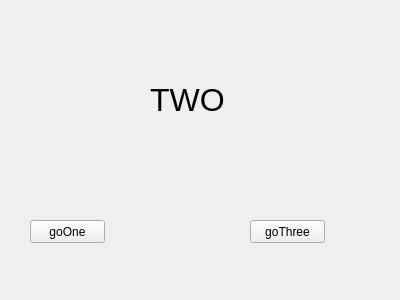
<?xml version="1.0" encoding="UTF-8"?>
<ui version="4.0">
 <class>TwoForm</class>
 <widget class="QWidget" name="TwoForm">
  <property name="geometry">
   <rect>
    <x>0</x>
    <y>0</y>
    <width>400</width>
    <height>300</height>
   </rect>
  </property>
  <property name="windowTitle">
   <string>Form</string>
  </property>
  <widget class="QLabel" name="label">
   <property name="geometry">
    <rect>
     <x>150</x>
     <y>50</y>
     <width>201</width>
     <height>101</height>
    </rect>
   </property>
   <property name="text">
    <string>&lt;html&gt;&lt;head/&gt;&lt;body&gt;&lt;p&gt;&lt;span style=&quot; font-size:24pt;&quot;&gt;TWO&lt;/span&gt;&lt;/p&gt;&lt;/body&gt;&lt;/html&gt;</string>
   </property>
   <property name="textFormat">
    <enum>Qt::AutoText</enum>
   </property>
  </widget>
  <widget class="QPushButton" name="goOneButton">
   <property name="geometry">
    <rect>
     <x>30</x>
     <y>220</y>
     <width>75</width>
     <height>23</height>
    </rect>
   </property>
   <property name="text">
    <string>goOne</string>
   </property>
  </widget>
  <widget class="QPushButton" name="goThreeButton">
   <property name="geometry">
    <rect>
     <x>250</x>
     <y>220</y>
     <width>75</width>
     <height>23</height>
    </rect>
   </property>
   <property name="text">
    <string>goThree</string>
   </property>
  </widget>
 </widget>
 <resources/>
 <connections/>
</ui>
